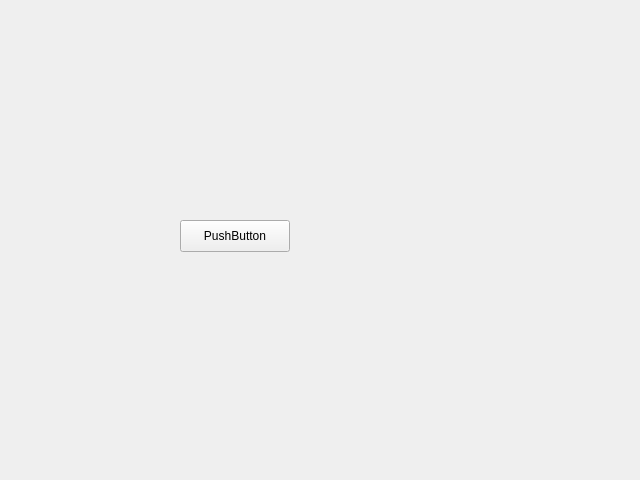
<?xml version="1.0" encoding="UTF-8"?>
<ui version="4.0">
 <class>TradeBox</class>
 <widget class="QWidget" name="TradeBox">
  <property name="geometry">
   <rect>
    <x>0</x>
    <y>0</y>
    <width>640</width>
    <height>480</height>
   </rect>
  </property>
  <property name="windowTitle">
   <string>Form</string>
  </property>
  <widget class="QPushButton" name="pushButton">
   <property name="geometry">
    <rect>
     <x>180</x>
     <y>220</y>
     <width>110</width>
     <height>32</height>
    </rect>
   </property>
   <property name="text">
    <string>PushButton</string>
   </property>
  </widget>
 </widget>
 <resources/>
 <connections/>
</ui>
